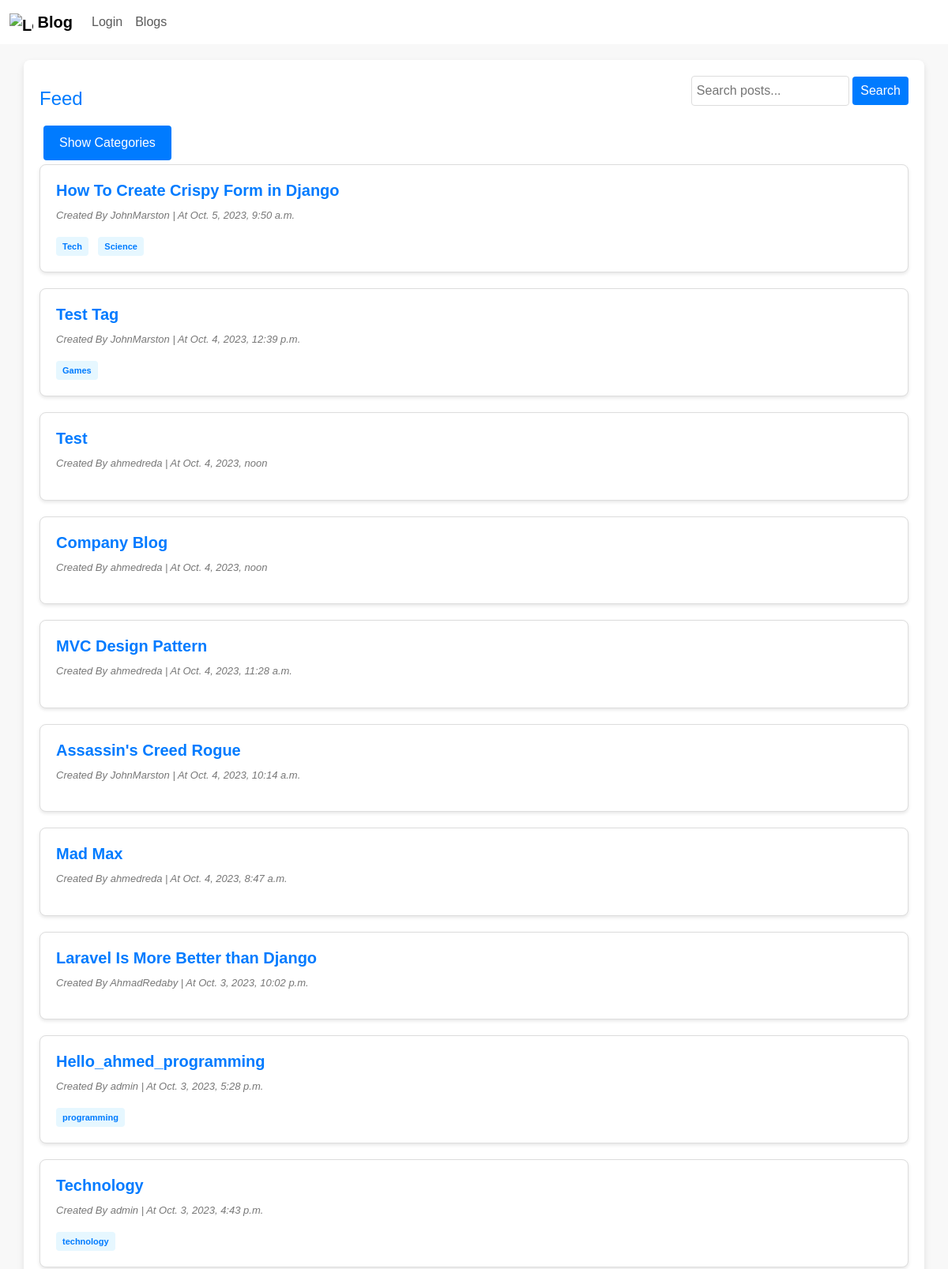
/blog/ (upper part), run on an earlier commit of the app's database.
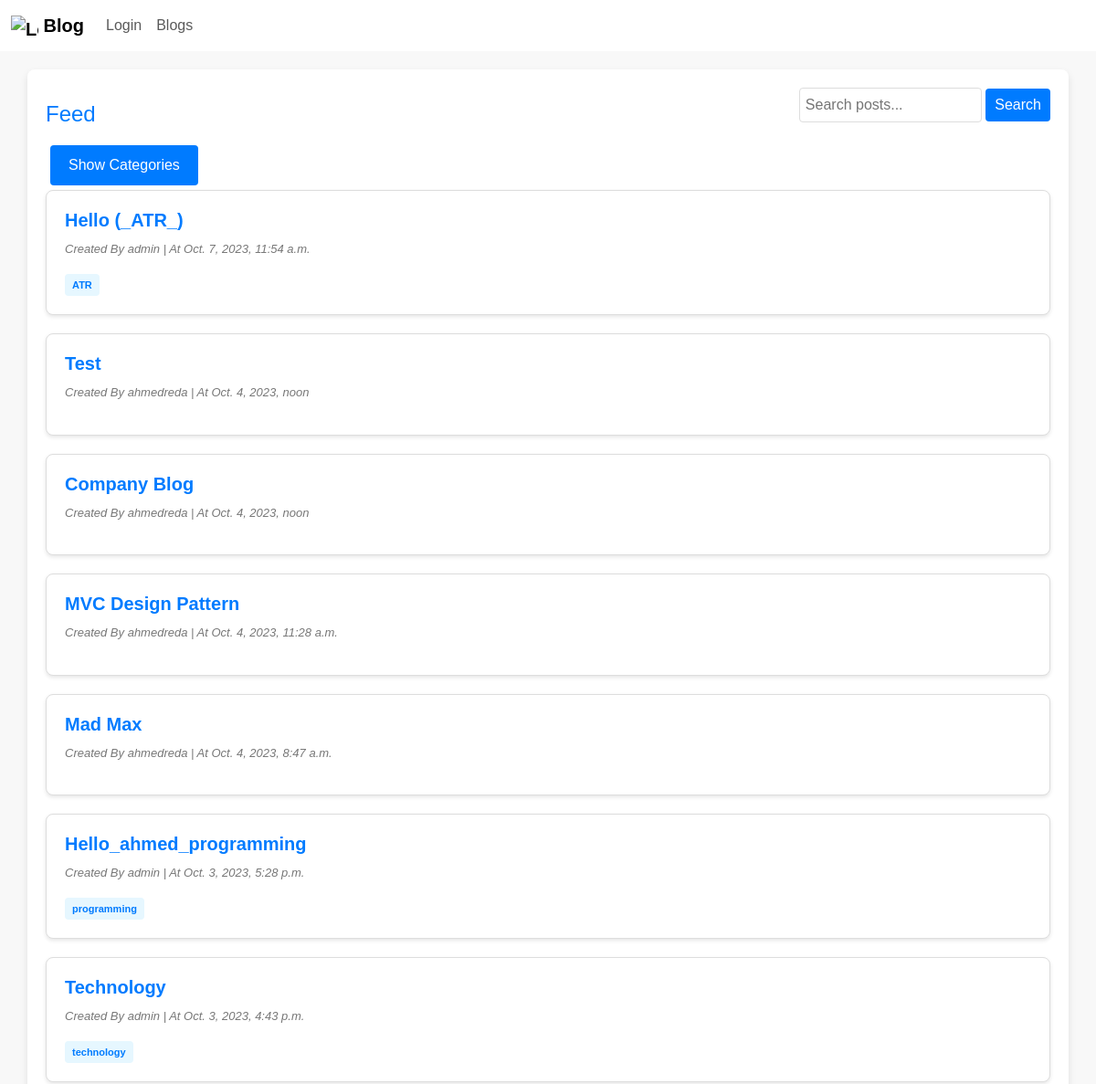
And on a later commit of the database.
### myApp/models.py (models this page shows, shortened)
class Blog(models.Model):
  ID = models.BigAutoField(auto_created = True, primary_key=True, verbose_name="ID")
  title = models.CharField(max_length=200)
  content = models.TextField()
  author = models.ForeignKey(User, on_delete=models.CASCADE, blank=False)
  created_at = models.DateTimeField(auto_now_add=True, blank=True)
  updated_at = models.DateTimeField(auto_now=True)
  is_draft = models.BooleanField(default=True)
  publish_status = models.CharField(max_length=10, choices=[('draft', 'Draft'), ('published', 'Published')], default='draft')
  tags = models.ManyToManyField(Tag,related_name="tag_posts")
  categories = models.ManyToManyField(Category)
  company = models.ForeignKey(Company, on_delete=models.SET_NULL, blank=True, null=True)

class Tag(models.Model):
  category  = models.ManyToManyField(Category,related_name='tags')
  tag_name  = models.CharField(max_length=100)

### myApp/views.py (the view)
# urls.py: path("blog/", views.showBlogs, name="showBlogs"),
def showBlogs(request):
    query = request.GET.get('q')
    blogs = Blog.objects.filter(publish_status="published").order_by("-created_at")
    categories = Category.objects.all()
    if query:
        blogs = blogs.filter(Q(title__icontains=query) | Q(content__icontains=query))
    context = {"Blogs": blogs, "query": query,'categories': categories,}
    return render(request, "Blog/home.html", context)

### myApp/templates/Blog/home.html (shortened to what this page needs)
<!DOCTYPE html>
<html lang="en">
{% load static %} {% load crispy_forms_tags %}
<head>
    <link href="{% static 'css/bootstrap.css' %}" rel="stylesheet">
    <link href="{% static 'css/home.css' %}" rel="stylesheet">
</head>
<body>
    {% include "Blog/blogNavBar.html" %}
    <div class="container">
        <div class="header-search">
			<h1>Feed</h1>
			<form method="get" class="search-form">
				<input type="search" name="q" placeholder="Search posts..." {% if query %}value="{{ query }}"{% endif %}>
				<button type="submit">Search</button>
			</form>
		</div>
        <button class="toggle-button" onclick="toggleCategories()">Show Categories</button>
        {% for blog in Blogs %}
        <div class="blog-card">
            <h4><a href="{% url "blogPage" id=blog.ID %}" style="color: #007bff;">{{ blog.title|capfirst }}</a></h4>
            <div class="meta-info">
                <p class="meta-info">Created By {{ blog.author.username }} | At {{ blog.created_at }}</p>
            </div>
            <div class="tags">
                {% if blog.tags.all %}
                {% for tag in blog.tags.all %}
                <a href="{% url "tagposts" tag.pk %}" class="tag">{{ tag.tag_name }}</a>
                {% endfor %}
                {% endif %}
            </div>
        </div>
        {% endfor %}
    </div>
</body>
</html>

What changed in the data, as far as the page shows it:
removed Blog: title "How To Create Crispy Form in Django", author.username "JohnMarston", created_at "Oct. 5, 2023, 9:50 a.m."
no longer on this page (row unchanged): Tag: tag_name "Tech", shown under "How To Create Crispy Form in Django"
no longer on this page (row unchanged): Tag: tag_name "Science", shown under "How To Create Crispy Form in Django"
removed Blog: title "Test Tag", author.username "JohnMarston", created_at "Oct. 4, 2023, 12:39 p.m."
no longer on this page (row unchanged): Tag: tag_name "Games", shown under "Test Tag"
removed Blog: title "Assassin's Creed Rogue", author.username "JohnMarston", created_at "Oct. 4, 2023, 10:14 a.m."
removed Blog: title "Laravel Is More Better than Django", author.username "AhmadRedaby", created_at "Oct. 3, 2023, 10:02 p.m."
added Blog: title "Hello (_ATR_)", author.username "admin", created_at "Oct. 7, 2023, 11:54 a.m."
added Tag: tag_name "ATR", shown under "Hello (_ATR_)"
